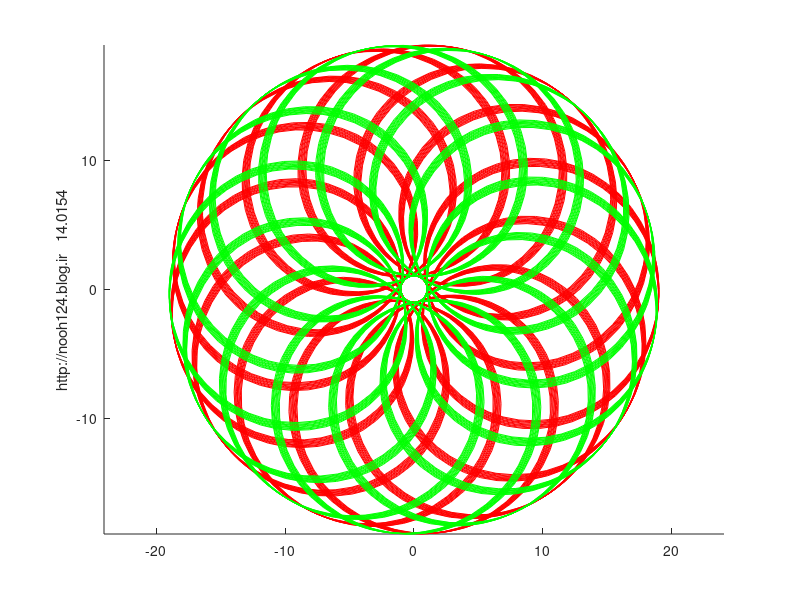

The MATLAB source for this figure:
%in the name of God
clf;
hold on
r =10;

tetha = 0:0.01:10*2*pi;
r1 = randi(15);
r2 = randi(200);
speed = s2 = r1 + 1 / r2;
x = cos(tetha) * r + cos(speed*tetha) * 9;
y = sin(tetha) * r + sin(speed*tetha) * 9;
plot(x, y, 'r');


% tetha = 10*2*pi:0.01:20*2*pi;

% speed = s2 = r1 + 1 / r2;
% x = cos(tetha) * r + cos(speed*tetha) * 7;
% y = sin(tetha) * r + sin(speed*tetha) * 7;
% plot(x, y, 'w');

tetha = 20*2*pi:0.01:30*2*pi;

speed = s2 = r1 + 1 / r2;
x = cos(tetha) * r + cos(speed*tetha) * 9;
y = sin(tetha) * r + sin(speed*tetha) * 9;
plot(x, y, 'g');


ylabel( ['http://nooh124.blog.ir   ' ,num2str(s2)] )
axis equal;
% axis([-16.1 16.1 -16.1 16.1]